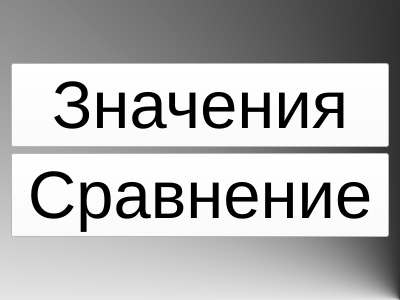
<?xml version="1.0" encoding="UTF-8"?>
<ui version="4.0">
 <class>Form</class>
 <widget class="QWidget" name="Form">
  <property name="geometry">
   <rect>
    <x>0</x>
    <y>0</y>
    <width>400</width>
    <height>300</height>
   </rect>
  </property>
  <property name="windowTitle">
   <string>Form</string>
  </property>
  <property name="styleSheet">
   <string notr="true">background-color: qconicalgradient(cx:1, cy:1, angle:0, stop:0.181818 rgba(0, 0, 0, 255), stop:0.534091 rgba(255, 255, 255, 250));</string>
  </property>
  <layout class="QVBoxLayout" name="verticalLayout_2">
   <item>
    <layout class="QVBoxLayout" name="verticalLayout">
     <item>
      <widget class="QPushButton" name="pushButton">
       <property name="font">
        <font>
         <pointsize>50</pointsize>
        </font>
       </property>
       <property name="styleSheet">
        <string notr="true">background-color: rgb(255, 255, 255);</string>
       </property>
       <property name="text">
        <string>Значения</string>
       </property>
      </widget>
     </item>
     <item>
      <widget class="QPushButton" name="pushButton_2">
       <property name="font">
        <font>
         <pointsize>50</pointsize>
        </font>
       </property>
       <property name="styleSheet">
        <string notr="true">background-color: rgb(255, 255, 255);</string>
       </property>
       <property name="text">
        <string>Сравнение</string>
       </property>
      </widget>
     </item>
    </layout>
   </item>
  </layout>
 </widget>
 <resources/>
 <connections/>
</ui>
